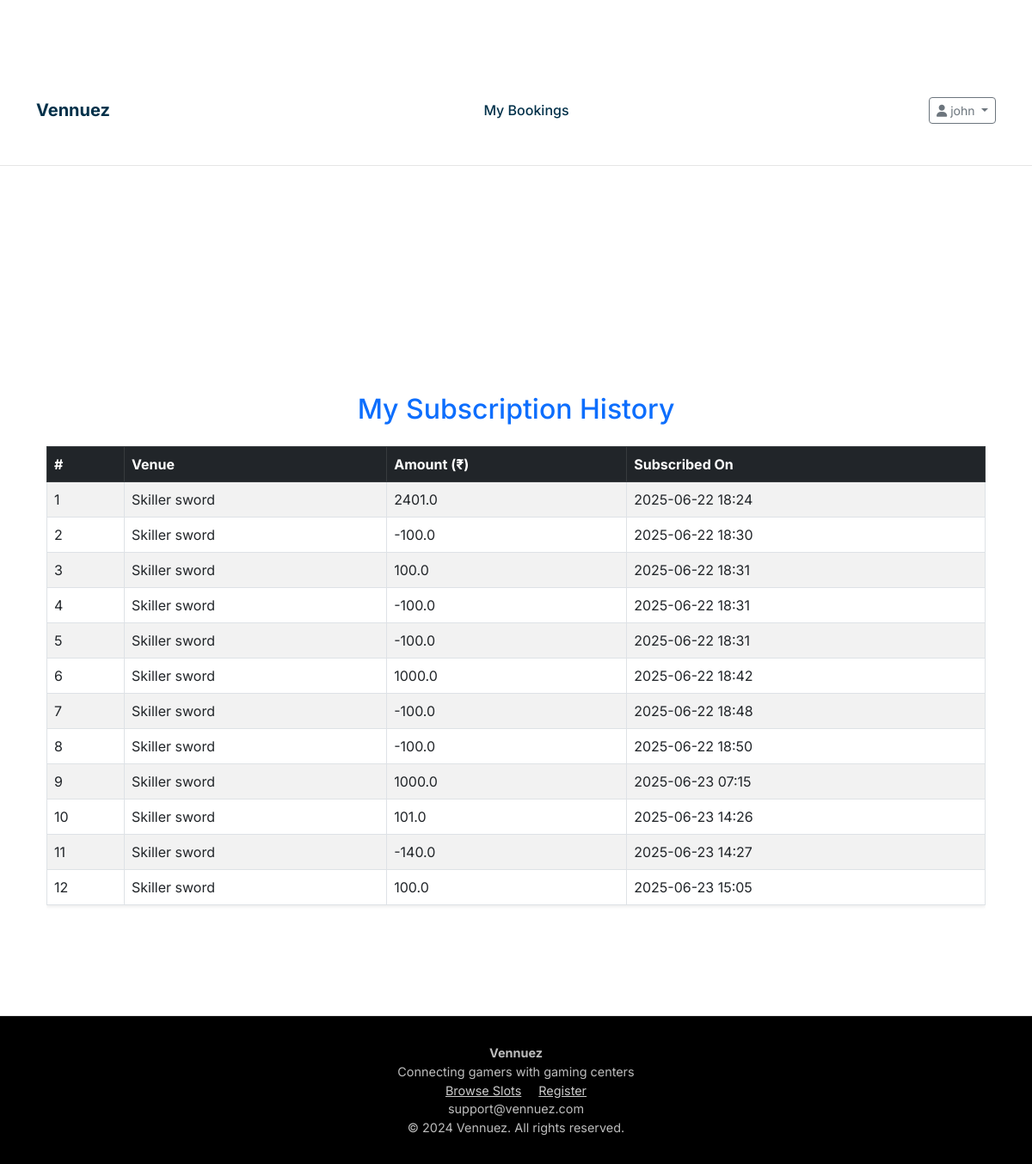
/my_subscription_history (signed in), run on an earlier commit of the app's database.
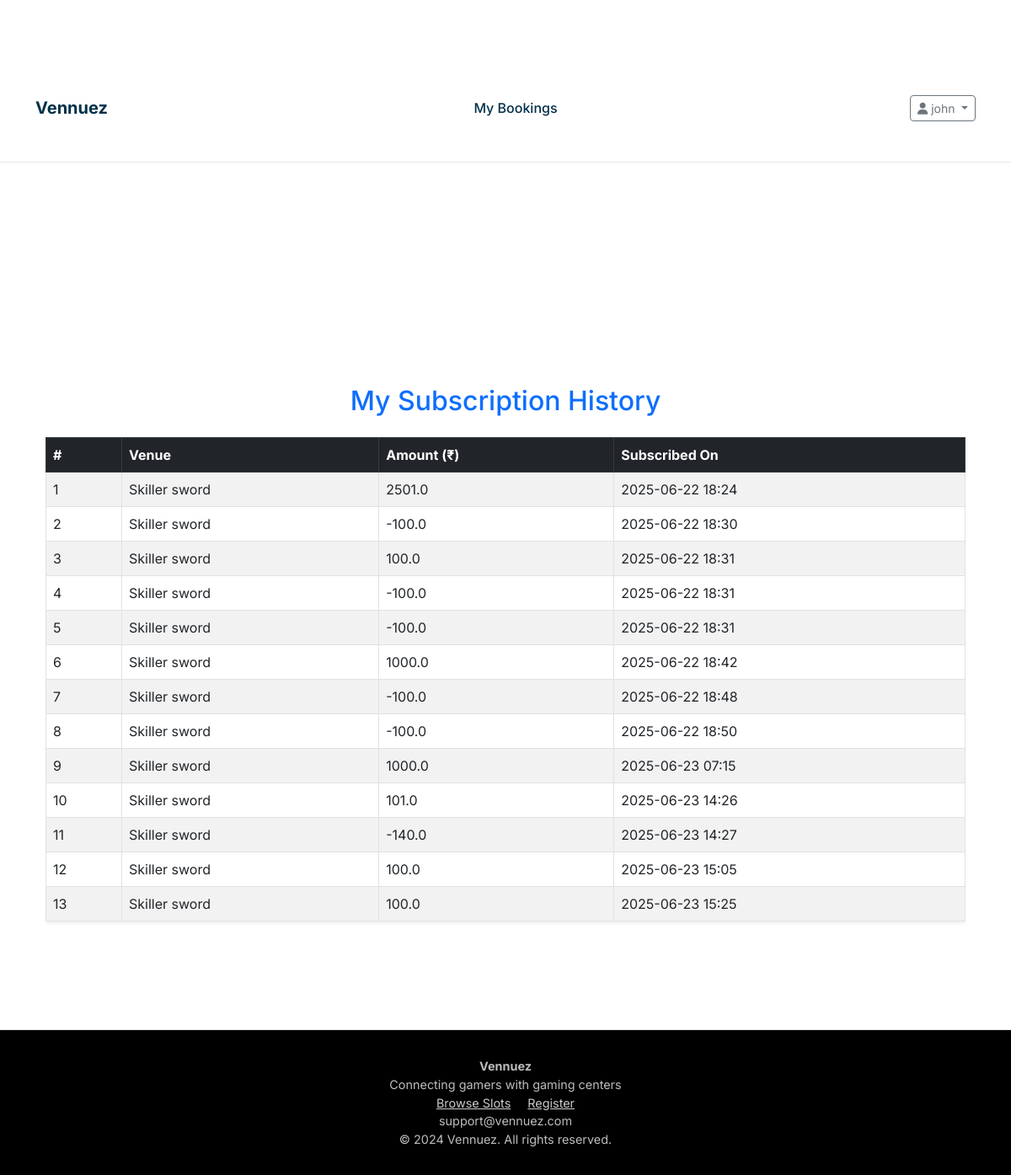
And on a later commit of the database.
### models.py (models this page shows, shortened)
class Owner(UserMixin, db.Model):
    __tablename__ = 'owners'
    id = db.Column(db.Integer, primary_key=True)
    username = db.Column(db.String(80), unique=True, nullable=False)
    email = db.Column(db.String(120), unique=True, nullable=False)
    password_hash = db.Column(db.String(256), nullable=False)
    phone = db.Column(db.String(20), nullable=False)
    gaming_center_name = db.Column(db.String(200), nullable=False)
    address = db.Column(db.String(255), nullable=True)
    active = db.Column(db.Boolean, default=True)
    created_at = db.Column(db.DateTime, default=datetime.utcnow)
    latitude = db.Column(db.Float, nullable=True)
    longitude = db.Column(db.Float, nullable=True)
    google_maps_link = db.Column(db.String(500), nullable=True)
    amenities = db.Column(db.Text, nullable=True)  # Stored as JSON string
    venue_image1 = db.Column(db.String(500), nullable=True)
    venue_image2 = db.Column(db.String(500), nullable=True)
    venue_image3 = db.Column(db.String(500), nullable=True)
    venue_image4 = db.Column(db.String(500), nullable=True)
    images_uploaded = db.Column(db.Boolean, default=False)
    consoles = db.relationship('Console', backref='owner', lazy=True, cascade='all, delete-orphan')
    subscriptions = db.relationship("Subscription", back_populates="owner", cascade="all, delete")

class Subscription(db.Model):
    __tablename__ = "subscription"
    id = db.Column(db.Integer, primary_key=True)
    amount = db.Column(db.Float, nullable=False)
    user_id = db.Column(db.Integer, db.ForeignKey('users.id'), nullable=False)
    owner_id = db.Column(db.Integer, db.ForeignKey('owners.id'), nullable=False)
    created_at = db.Column(db.DateTime, default=datetime.utcnow)
    user = db.relationship("User", back_populates="subscriptions")
    owner = db.relationship("Owner", back_populates="subscriptions")

### routes.py (the view)
@app.route('/my_subscription_history')
@login_required
def subscription_history():
    subs = Subscription.query.filter_by(user_id=current_user.id).all()
    history = []
    for sub in subs:
        venue = Owner.query.get(sub.owner_id)
        history.append({
            "venue_name": venue.gaming_center_name,
            "amount": sub.amount,
            "created_at": sub.created_at
        })
    return render_template("my_subscription_history.html", subscriptions=history)

### app.py (called while the page is built)
@login_manager.user_loader
def load_user(user_id):
    from models import Owner, User
    from flask import session
    user_type = session.get('user_type')
    if user_type == 'owner':
        return Owner.query.get(int(user_id))
    elif user_type == 'user':
        return User.query.get(int(user_id))
    return None

### templates/my_subscription_history.html (shortened to what this page needs)
{% extends "base.html" %}
{% block content %}
<div class="container mt-5">
    <h2 class="text-center mb-4 text-primary">My Subscription History</h2>
    {% if subscriptions %}
    <div class="table-responsive">
        <table class="table table-bordered table-striped shadow-sm">
            <thead class="table-dark">
                <tr>
                    <th>#</th>
                    <th>Venue</th>
                    <th>Amount (₹)</th>
                    <th>Subscribed On</th>
                </tr>
            </thead>
            <tbody>
                {% for sub in subscriptions %}
                <tr>
                    <td>{{ loop.index }}</td>
                    <td>{{ sub.venue_name }}</td>
                    <td>{{ sub.amount }}</td>
                    <td>{{ sub.created_at.strftime('%Y-%m-%d %H:%M') }}</td>
                </tr>
                {% endfor %}
            </tbody>
        </table>
    </div>
    {% else %}
    <p class="text-center text-muted">No subscription history found.</p>
    {% endif %}
</div>
{% endblock %}

What changed in the data, as far as the page shows it:
added Subscription: amount "100.0", created_at "2025-06-23 15:25"
Also different on the page:
new list line: "1"
new list line: "Skiller sword"
new list line: "2501.0 2025-06-22 18:24"
new list line: "13"
list line gone: "1"
list line gone: "Skiller sword"
list line gone: "2401.0 2025-06-22 18:24"
